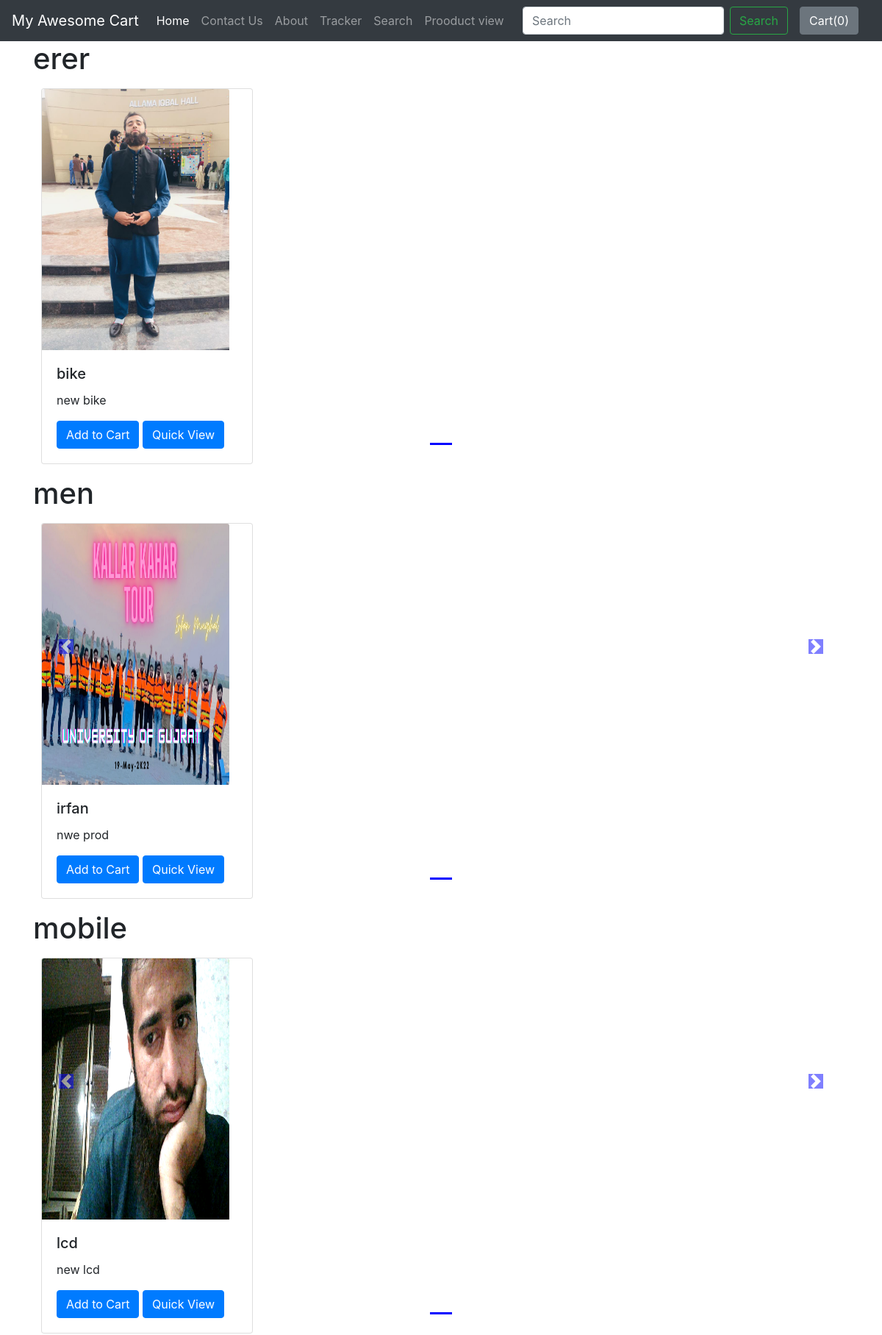
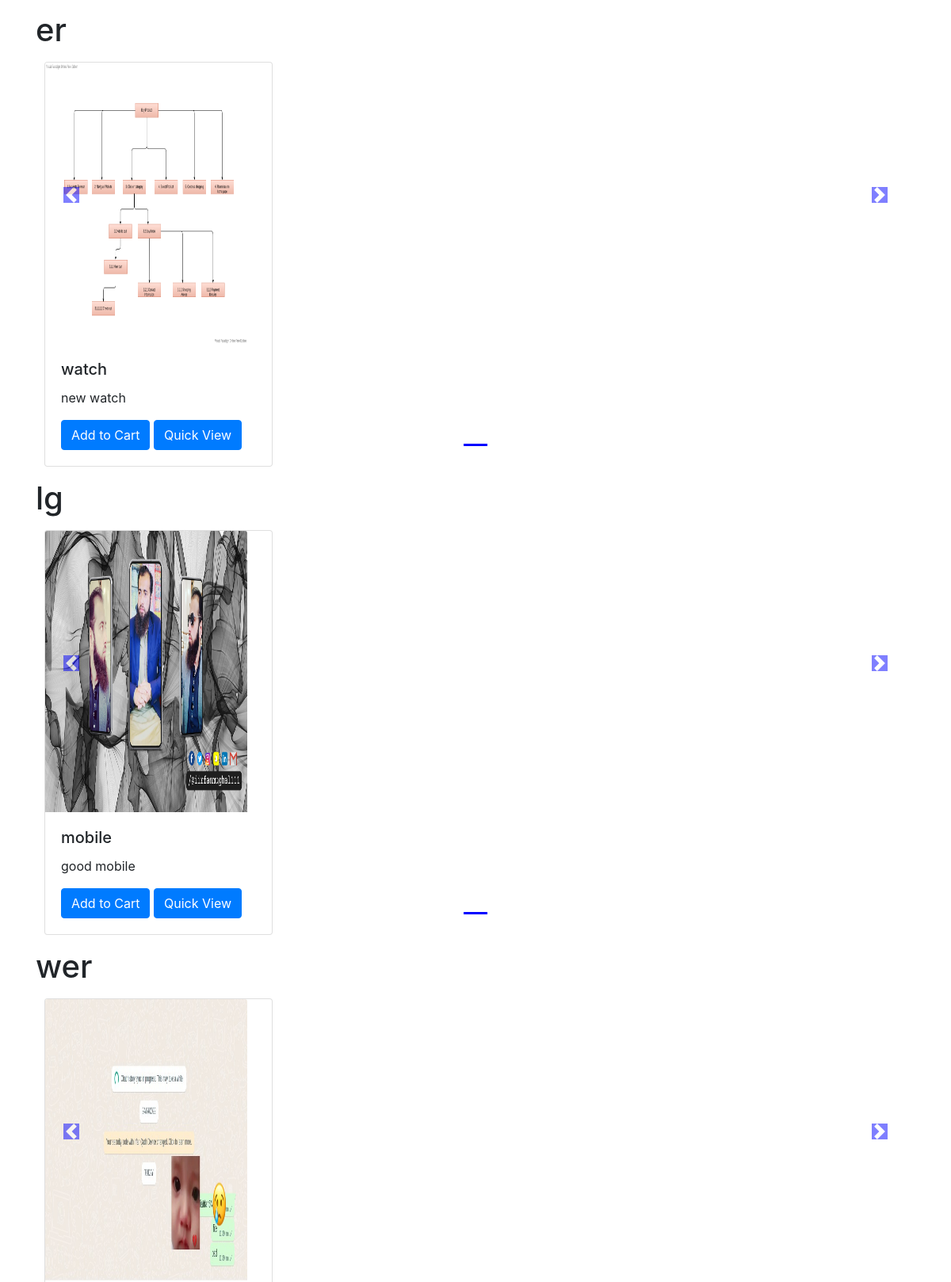
The app's page /shop/ (upper part) with its own data (2 pictures, top to bottom).
### shop/models.py (models this page shows, shortened)
class product(models.Model):
    product_id = models.AutoField
    product_title = models.CharField(max_length=50,default="")
    category = models.CharField(max_length=50,default="")
    Sub_category = models.CharField(max_length=50,default="")
    price = models.IntegerField(default="0")
    desc = models.CharField(max_length=300)
    pub_date = models.DateField()
    image = models.ImageField(upload_to='shop/images',default="")

### shop/views.py (the view)
# urls.py: path("",views.index,name='blogHome'),
def index(request):
    allproducts = []
    catprods = product.objects.values('category')
    cats = {item['category'] for item in catprods}
    for cat in cats:
        prod = product.objects.filter(category=cat)
        n = len(prod)
        nSlides= n//4 + ceil((n/4) + (n//4))
        allproducts.append([prod,range(1,nSlides),nSlides])
    params = {'allprods':allproducts}
    return render(request,"index.html", params)

### shop/templates/index.html (shortened to what this page needs)
{% extends 'basic.html' %}
{% block body %}
{% load static %}
<div class="container">
  {%for product,range, nSlides in allprods%}
    <h1>{{product.0.category}}</h1>
<div id="demo{{forloop.counter}}" class="carousel slide my-3" data-ride="carousel">
    <ul class="carousel-indicators">
      <li data-target="#demo{{forloop.counter}}" data-slide-to="0" class="active"></li>
    </ul>
    <div class="container carousel-inner no-padding">
      <div class="carousel-item active">
        <div class="col-xs-3 col-sm-3 col-md-3">
          <div class="card" style="width: 18rem;">
            <img src='/media/{{product.0.image}}' class="card-img-top img-fluid" alt="...">
            <div class="card-body">
                <h5 class="card-title">{{product.0.product_title}}</h5>
                <p class="card-text">{{product.0.desc}}</p>
                <span id="pr{{i.id}}">
                <button  id="pr{{product.0.id}}" href="#" class="btn btn-primary cart">Add to Cart</button></span>
                <a href="products/1"><button  id="pr{{product.0.id}}" href="#" class="btn btn-primary cart">Quick View</button></a>
            </div>
          </div>
       </div>
    </div>
</div>
</div>
    <a class="carousel-control-prev" href="#demo{{forloop.counter}}" data-slide="prev">
        <span class="carousel-control-prev-icon"></span>
    </a>
    <a class="carousel-control-next" href="#demo{{forloop.counter}}" data-slide="next">
        <span class="carousel-control-next-icon"></span>
    </a>
    {%endfor%}
</div>
 {% endblock %}

### shop/templates/index.html (style rules this page uses)
.col-md-3 { display: inline-block; margin-left:-4px; }
.carousel-indicators .active { background-color: blue; }
.col-md-3 img { width: 255px; height: 355px; }
body .carousel-indicators { bottom: 0; }
body .carousel-control-prev-icon, body .carousel-control-next-icon { background-color: blue; top: auto; bottom: auto; }
body .carousel-control-prev, body .carousel-control-next { top: auto; bottom: auto; padding-top: 222px; }
body .no-padding { padding-left: 0; padding-right: 0; }

### records on screen
product: category "erer", image (picture), product_title "bike", desc "new bike"
product: category "men", image (picture), product_title "irfan", desc "nwe prod"
product: category "mobile", image (picture), product_title "lcd", desc "new lcd"
product: category "er", image (picture), product_title "watch", desc "new watch"
product: category "lg", image (picture), product_title "mobile", desc "good mobile"
product: category "wer", image (picture)
